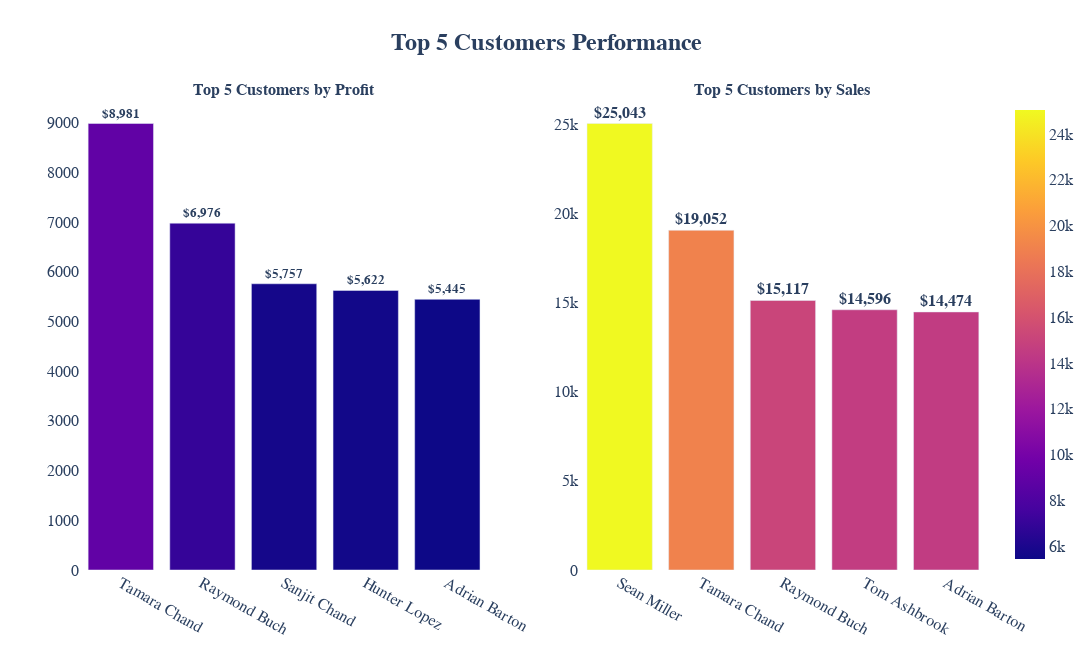

Write notebook code for a chart like this one.
### Markdown cell above
#### Top-5 Customers by Sales & Profit

### Code cell
top_customers_profit = (
    df.groupby(['Customer_Name'])['Profit']
    .sum()
    .reset_index()
    .sort_values('Profit', ascending=False)
    .head(5)
)

top_customers_sales = (
    df.groupby(['Customer_Name'])['Sales']
    .sum()
    .reset_index()
    .sort_values('Sales', ascending=False)
    .head(5)
)

profit_chart = px.bar(
    top_customers_profit,
    x='Customer_Name',
    y='Profit',
    text='Profit',
    color='Profit',
    color_continuous_scale='Blues'
)

profit_chart.update_traces(
    texttemplate='$%{text:,.0f}',
    textposition='outside',
    textfont_size=13,
    textfont_weight='bold'
)

sales_chart = px.bar(
    top_customers_sales,
    x='Customer_Name',
    y='Sales',
    text='Sales',
    color='Sales',
    color_continuous_scale='Blues'
)

sales_chart.update_traces(
    texttemplate='$%{text:,.0f}',
    textposition='outside',
    textfont_size=16,
    textfont_weight='bold'
)

fig = make_subplots(
    rows=1, cols=2,
    subplot_titles=(
        "<b>Top 5 Customers by Profit</b>",
        "<b>Top 5 Customers by Sales</b>"
    ),
    specs=[[{"type": "xy"}, {"type": "xy"}]]
)

for trace in profit_chart.data:
    fig.add_trace(trace, row=1, col=1)

for trace in sales_chart.data:
    fig.add_trace(trace, row=1, col=2)

fig.update_layout(
    title_text="<b>Top 5 Customers Performance</b>",
    title_font_size=24,
    title_x=0.5,
    font=dict(size=16, family='Arial'),
    height=650,
    width=1700,
    plot_bgcolor='white',
    showlegend=False
)

fig.show()

### Figure 1 — Plotly figure (JSON) as saved in the notebook; plotly's stock layout.template omitted (floating-point values rounded to 4 significant figures)
{"data": [{"hovertemplate": "Customer_Name=%{x}<br>Profit=%{marker.color}<extra></extra>", "legendgroup": "", "marker": {"color": [8981.0, 6976.0, 5757.0, 5622.0, 5445.0], "coloraxis": "coloraxis", "pattern": {"shape": ""}}, "name": "", "orientation": "v", "showlegend": false, "text": [8981.0, 6976.0, 5757.0, 5622.0, 5445.0], "textfont": {"size": 13, "weight": "bold"}, "textposition": "outside", "texttemplate": "$%{text:,.0f}", "type": "bar", "x": ["Tamara Chand", "Raymond Buch", "Sanjit Chand", "Hunter Lopez", "Adrian Barton"], "xaxis": "x", "y": [8981.0, 6976.0, 5757.0, 5622.0, 5445.0], "yaxis": "y"}, {"hovertemplate": "Customer_Name=%{x}<br>Sales=%{marker.color}<extra></extra>", "legendgroup": "", "marker": {"color": [25040.0, 19050.0, 15120.0, 14600.0, 14470.0], "coloraxis": "coloraxis", "pattern": {"shape": ""}}, "name": "", "orientation": "v", "showlegend": false, "text": [25040.0, 19050.0, 15120.0, 14600.0, 14470.0], "textfont": {"size": 16, "weight": "bold"}, "textposition": "outside", "texttemplate": "$%{text:,.0f}", "type": "bar", "x": ["Sean Miller", "Tamara Chand", "Raymond Buch", "Tom Ashbrook", "Adrian Barton"], "xaxis": "x2", "y": [25040.0, 19050.0, 15120.0, 14600.0, 14470.0], "yaxis": "y2"}], "layout": {"annotations": [{"font": {"size": 16}, "showarrow": false, "text": "<b>Top 5 Customers by Profit</b>", "x": 0.225, "xanchor": "center", "xref": "paper", "y": 1, "yanchor": "bottom", "yref": "paper"}, {"font": {"size": 16}, "showarrow": false, "text": "<b>Top 5 Customers by Sales</b>", "x": 0.775, "xanchor": "center", "xref": "paper", "y": 1, "yanchor": "bottom", "yref": "paper"}], "font": {"family": "Arial", "size": 16}, "height": 650, "plot_bgcolor": "white", "showlegend": false, "title": {"font": {"size": 24}, "text": "<b>Top 5 Customers Performance</b>", "x": 0.5}, "width": 1700, "xaxis": {"anchor": "y", "domain": [0, 0.45]}, "xaxis2": {"anchor": "y2", "domain": [0.55, 1]}, "yaxis": {"anchor": "x", "domain": [0, 1]}, "yaxis2": {"anchor": "x2", "domain": [0, 1]}}}
